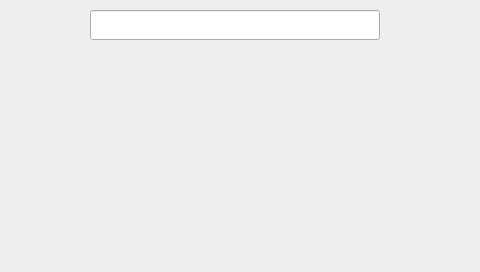
<ui version="4.0" >
 <class>T9InputDlg</class>
 <widget class="QDialog" name="T9InputDlg" >
  <property name="geometry" >
   <rect>
    <x>0</x>
    <y>0</y>
    <width>480</width>
    <height>272</height>
   </rect>
  </property>
  <property name="font" >
   <font>
    <family>Tahoma</family>
   </font>
  </property>
  <property name="windowTitle" >
   <string>Title</string>
  </property>
  <widget class="QLabel" name="lblStatusbar" >
   <property name="geometry" >
    <rect>
     <x>-1</x>
     <y>229</y>
     <width>320</width>
     <height>40</height>
    </rect>
   </property>
   <property name="text" >
    <string/>
   </property>
  </widget>
  <widget class="QLabel" name="label" >
   <property name="geometry" >
    <rect>
     <x>10</x>
     <y>220</y>
     <width>320</width>
     <height>40</height>
    </rect>
   </property>
   <property name="text" >
    <string/>
   </property>
   <property name="pixmap" >
    <pixmap resource="../sb3000.qrc" >:/images/res/bottom.png</pixmap>
   </property>
   <property name="scaledContents" >
    <bool>true</bool>
   </property>
  </widget>
  <widget class="QLabel" name="lblStatusText" >
   <property name="geometry" >
    <rect>
     <x>38</x>
     <y>220</y>
     <width>261</width>
     <height>41</height>
    </rect>
   </property>
  </widget>
  <widget class="QLabel" name="lblIcon" >
   <property name="enabled" >
    <bool>true</bool>
   </property>
   <property name="geometry" >
    <rect>
     <x>10</x>
     <y>230</y>
     <width>24</width>
     <height>24</height>
    </rect>
   </property>
   <property name="text" >
    <string/>
   </property>
   <property name="pixmap" >
    <pixmap resource="../sb3000.qrc" >:/images/res/t9-input.png</pixmap>
   </property>
  </widget>
  <widget class="QLabel" name="lblBackground" >
   <property name="geometry" >
    <rect>
     <x>0</x>
     <y>0</y>
     <width>480</width>
     <height>272</height>
    </rect>
   </property>
   <property name="text" >
    <string/>
   </property>
   <property name="pixmap" >
    <pixmap resource="../sb3000.qrc" >:/images/res/bg-inputbox.png</pixmap>
   </property>
   <property name="scaledContents" >
    <bool>true</bool>
   </property>
  </widget>
  <widget class="QLabel" name="lblInputText" >
   <property name="geometry" >
    <rect>
     <x>40</x>
     <y>40</y>
     <width>381</width>
     <height>30</height>
    </rect>
   </property>
   <property name="text" >
    <string/>
   </property>
  </widget>
  <widget class="QLabel" name="lbl0" >
   <property name="geometry" >
    <rect>
     <x>15</x>
     <y>87</y>
     <width>36</width>
     <height>37</height>
    </rect>
   </property>
   <property name="text" >
    <string/>
   </property>
   <property name="pixmap" >
    <pixmap resource="../sb3000.qrc" >:/images/res/inputABC-0.png</pixmap>
   </property>
  </widget>
  <widget class="QLabel" name="lbl1" >
   <property name="geometry" >
    <rect>
     <x>61</x>
     <y>87</y>
     <width>36</width>
     <height>37</height>
    </rect>
   </property>
   <property name="text" >
    <string/>
   </property>
   <property name="pixmap" >
    <pixmap resource="../sb3000.qrc" >:/images/res/inputABC-1.png</pixmap>
   </property>
  </widget>
  <widget class="QLabel" name="lbl2" >
   <property name="geometry" >
    <rect>
     <x>107</x>
     <y>87</y>
     <width>36</width>
     <height>37</height>
    </rect>
   </property>
   <property name="text" >
    <string/>
   </property>
   <property name="pixmap" >
    <pixmap resource="../sb3000.qrc" >:/images/res/inputABC-2.png</pixmap>
   </property>
  </widget>
  <widget class="QLabel" name="lbl3" >
   <property name="geometry" >
    <rect>
     <x>153</x>
     <y>87</y>
     <width>36</width>
     <height>37</height>
    </rect>
   </property>
   <property name="text" >
    <string/>
   </property>
   <property name="pixmap" >
    <pixmap resource="../sb3000.qrc" >:/images/res/inputABC-3.png</pixmap>
   </property>
  </widget>
  <widget class="QLabel" name="lbl4" >
   <property name="geometry" >
    <rect>
     <x>199</x>
     <y>87</y>
     <width>36</width>
     <height>37</height>
    </rect>
   </property>
   <property name="text" >
    <string/>
   </property>
   <property name="pixmap" >
    <pixmap resource="../sb3000.qrc" >:/images/res/inputABC-4.png</pixmap>
   </property>
  </widget>
  <widget class="QLabel" name="lbl5" >
   <property name="geometry" >
    <rect>
     <x>245</x>
     <y>87</y>
     <width>36</width>
     <height>37</height>
    </rect>
   </property>
   <property name="text" >
    <string/>
   </property>
   <property name="pixmap" >
    <pixmap resource="../sb3000.qrc" >:/images/res/inputABC-5.png</pixmap>
   </property>
  </widget>
  <widget class="QLabel" name="lbl6" >
   <property name="geometry" >
    <rect>
     <x>291</x>
     <y>87</y>
     <width>36</width>
     <height>37</height>
    </rect>
   </property>
   <property name="text" >
    <string/>
   </property>
   <property name="pixmap" >
    <pixmap resource="../sb3000.qrc" >:/images/res/inputABC-6.png</pixmap>
   </property>
  </widget>
  <widget class="QLabel" name="lbl7" >
   <property name="geometry" >
    <rect>
     <x>337</x>
     <y>87</y>
     <width>36</width>
     <height>37</height>
    </rect>
   </property>
   <property name="text" >
    <string/>
   </property>
   <property name="pixmap" >
    <pixmap resource="../sb3000.qrc" >:/images/res/inputABC-7.png</pixmap>
   </property>
  </widget>
  <widget class="QLabel" name="lbl8" >
   <property name="geometry" >
    <rect>
     <x>383</x>
     <y>87</y>
     <width>36</width>
     <height>37</height>
    </rect>
   </property>
   <property name="text" >
    <string/>
   </property>
   <property name="pixmap" >
    <pixmap resource="../sb3000.qrc" >:/images/res/inputABC-8.png</pixmap>
   </property>
  </widget>
  <widget class="QLabel" name="lbl9" >
   <property name="geometry" >
    <rect>
     <x>429</x>
     <y>87</y>
     <width>36</width>
     <height>37</height>
    </rect>
   </property>
   <property name="text" >
    <string/>
   </property>
   <property name="pixmap" >
    <pixmap resource="../sb3000.qrc" >:/images/res/inputABC-9.png</pixmap>
   </property>
  </widget>
  <widget class="QLabel" name="lbl10" >
   <property name="geometry" >
    <rect>
     <x>37</x>
     <y>134</y>
     <width>36</width>
     <height>37</height>
    </rect>
   </property>
   <property name="text" >
    <string/>
   </property>
   <property name="pixmap" >
    <pixmap resource="../sb3000.qrc" >:/images/res/inputABC-10.png</pixmap>
   </property>
  </widget>
  <widget class="QLabel" name="lbl11" >
   <property name="geometry" >
    <rect>
     <x>83</x>
     <y>134</y>
     <width>36</width>
     <height>37</height>
    </rect>
   </property>
   <property name="text" >
    <string/>
   </property>
   <property name="pixmap" >
    <pixmap resource="../sb3000.qrc" >:/images/res/inputABC-11.png</pixmap>
   </property>
  </widget>
  <widget class="QLabel" name="lbl12" >
   <property name="geometry" >
    <rect>
     <x>129</x>
     <y>134</y>
     <width>36</width>
     <height>37</height>
    </rect>
   </property>
   <property name="text" >
    <string/>
   </property>
   <property name="pixmap" >
    <pixmap resource="../sb3000.qrc" >:/images/res/inputABC-12.png</pixmap>
   </property>
  </widget>
  <widget class="QLabel" name="lbl13" >
   <property name="geometry" >
    <rect>
     <x>175</x>
     <y>134</y>
     <width>36</width>
     <height>37</height>
    </rect>
   </property>
   <property name="text" >
    <string/>
   </property>
   <property name="pixmap" >
    <pixmap resource="../sb3000.qrc" >:/images/res/inputABC-13.png</pixmap>
   </property>
  </widget>
  <widget class="QLabel" name="lbl14" >
   <property name="geometry" >
    <rect>
     <x>221</x>
     <y>134</y>
     <width>36</width>
     <height>37</height>
    </rect>
   </property>
   <property name="text" >
    <string/>
   </property>
   <property name="pixmap" >
    <pixmap resource="../sb3000.qrc" >:/images/res/inputABC-14.png</pixmap>
   </property>
  </widget>
  <widget class="QLabel" name="lbl15" >
   <property name="geometry" >
    <rect>
     <x>267</x>
     <y>134</y>
     <width>36</width>
     <height>37</height>
    </rect>
   </property>
   <property name="text" >
    <string/>
   </property>
   <property name="pixmap" >
    <pixmap resource="../sb3000.qrc" >:/images/res/inputABC-15.png</pixmap>
   </property>
  </widget>
  <widget class="QLabel" name="lbl16" >
   <property name="geometry" >
    <rect>
     <x>313</x>
     <y>134</y>
     <width>36</width>
     <height>37</height>
    </rect>
   </property>
   <property name="text" >
    <string/>
   </property>
   <property name="pixmap" >
    <pixmap resource="../sb3000.qrc" >:/images/res/inputABC-16.png</pixmap>
   </property>
  </widget>
  <widget class="QLabel" name="lbl17" >
   <property name="geometry" >
    <rect>
     <x>359</x>
     <y>134</y>
     <width>36</width>
     <height>37</height>
    </rect>
   </property>
   <property name="text" >
    <string/>
   </property>
   <property name="pixmap" >
    <pixmap resource="../sb3000.qrc" >:/images/res/inputABC-17.png</pixmap>
   </property>
  </widget>
  <widget class="QLabel" name="lbl18" >
   <property name="geometry" >
    <rect>
     <x>405</x>
     <y>134</y>
     <width>36</width>
     <height>37</height>
    </rect>
   </property>
   <property name="text" >
    <string/>
   </property>
   <property name="pixmap" >
    <pixmap resource="../sb3000.qrc" >:/images/res/inputABC-18.png</pixmap>
   </property>
  </widget>
  <widget class="QLabel" name="lbl19" >
   <property name="geometry" >
    <rect>
     <x>84</x>
     <y>181</y>
     <width>36</width>
     <height>37</height>
    </rect>
   </property>
   <property name="text" >
    <string/>
   </property>
   <property name="pixmap" >
    <pixmap resource="../sb3000.qrc" >:/images/res/inputABC-19.png</pixmap>
   </property>
  </widget>
  <widget class="QLabel" name="lbl20" >
   <property name="geometry" >
    <rect>
     <x>130</x>
     <y>181</y>
     <width>36</width>
     <height>37</height>
    </rect>
   </property>
   <property name="text" >
    <string/>
   </property>
   <property name="pixmap" >
    <pixmap resource="../sb3000.qrc" >:/images/res/inputABC-20.png</pixmap>
   </property>
  </widget>
  <widget class="QLabel" name="lbl21" >
   <property name="geometry" >
    <rect>
     <x>176</x>
     <y>181</y>
     <width>36</width>
     <height>37</height>
    </rect>
   </property>
   <property name="text" >
    <string/>
   </property>
   <property name="pixmap" >
    <pixmap resource="../sb3000.qrc" >:/images/res/inputABC-21.png</pixmap>
   </property>
  </widget>
  <widget class="QLabel" name="lbl22" >
   <property name="geometry" >
    <rect>
     <x>222</x>
     <y>181</y>
     <width>36</width>
     <height>37</height>
    </rect>
   </property>
   <property name="text" >
    <string/>
   </property>
   <property name="pixmap" >
    <pixmap resource="../sb3000.qrc" >:/images/res/inputABC-22.png</pixmap>
   </property>
  </widget>
  <widget class="QLabel" name="lbl23" >
   <property name="geometry" >
    <rect>
     <x>268</x>
     <y>181</y>
     <width>36</width>
     <height>37</height>
    </rect>
   </property>
   <property name="text" >
    <string/>
   </property>
   <property name="pixmap" >
    <pixmap resource="../sb3000.qrc" >:/images/res/inputABC-23.png</pixmap>
   </property>
  </widget>
  <widget class="QLabel" name="lbl24" >
   <property name="geometry" >
    <rect>
     <x>314</x>
     <y>181</y>
     <width>36</width>
     <height>37</height>
    </rect>
   </property>
   <property name="text" >
    <string/>
   </property>
   <property name="pixmap" >
    <pixmap resource="../sb3000.qrc" >:/images/res/inputABC-24.png</pixmap>
   </property>
  </widget>
  <widget class="QLabel" name="lbl25" >
   <property name="geometry" >
    <rect>
     <x>360</x>
     <y>181</y>
     <width>36</width>
     <height>37</height>
    </rect>
   </property>
   <property name="text" >
    <string/>
   </property>
   <property name="pixmap" >
    <pixmap resource="../sb3000.qrc" >:/images/res/inputABC-25.png</pixmap>
   </property>
  </widget>
  <widget class="QLabel" name="lbl26" >
   <property name="geometry" >
    <rect>
     <x>130</x>
     <y>228</y>
     <width>36</width>
     <height>37</height>
    </rect>
   </property>
   <property name="text" >
    <string/>
   </property>
   <property name="pixmap" >
    <pixmap resource="../sb3000.qrc" >:/images/res/inputABC-26.png</pixmap>
   </property>
  </widget>
  <widget class="QLabel" name="lbl27" >
   <property name="geometry" >
    <rect>
     <x>176</x>
     <y>228</y>
     <width>36</width>
     <height>37</height>
    </rect>
   </property>
   <property name="text" >
    <string/>
   </property>
   <property name="pixmap" >
    <pixmap resource="../sb3000.qrc" >:/images/res/inputABC-27.png</pixmap>
   </property>
  </widget>
  <widget class="QLabel" name="lbl28" >
   <property name="geometry" >
    <rect>
     <x>222</x>
     <y>228</y>
     <width>36</width>
     <height>37</height>
    </rect>
   </property>
   <property name="text" >
    <string/>
   </property>
   <property name="pixmap" >
    <pixmap resource="../sb3000.qrc" >:/images/res/inputABC-28.png</pixmap>
   </property>
  </widget>
  <widget class="QLabel" name="lbl29" >
   <property name="geometry" >
    <rect>
     <x>268</x>
     <y>228</y>
     <width>36</width>
     <height>37</height>
    </rect>
   </property>
   <property name="text" >
    <string/>
   </property>
   <property name="pixmap" >
    <pixmap resource="../sb3000.qrc" >:/images/res/inputABC-29.png</pixmap>
   </property>
  </widget>
  <widget class="QLabel" name="lbl30" >
   <property name="geometry" >
    <rect>
     <x>314</x>
     <y>228</y>
     <width>36</width>
     <height>37</height>
    </rect>
   </property>
   <property name="text" >
    <string/>
   </property>
   <property name="pixmap" >
    <pixmap resource="../sb3000.qrc" >:/images/res/inputABC-30.png</pixmap>
   </property>
  </widget>
  <widget class="QLineEdit" name="txtName" >
   <property name="geometry" >
    <rect>
     <x>90</x>
     <y>10</y>
     <width>290</width>
     <height>30</height>
    </rect>
   </property>
   <property name="maxLength" >
    <number>8</number>
   </property>
  </widget>
  <widget class="QLabel" name="lblUp" >
   <property name="geometry" >
    <rect>
     <x>380</x>
     <y>50</y>
     <width>29</width>
     <height>29</height>
    </rect>
   </property>
   <property name="text" >
    <string/>
   </property>
   <property name="pixmap" >
    <pixmap resource="../sb3000.qrc" >:/images/res/inputABC-up.png</pixmap>
   </property>
  </widget>
  <widget class="QLabel" name="lblDown" >
   <property name="geometry" >
    <rect>
     <x>430</x>
     <y>50</y>
     <width>29</width>
     <height>29</height>
    </rect>
   </property>
   <property name="text" >
    <string/>
   </property>
   <property name="pixmap" >
    <pixmap resource="../sb3000.qrc" >:/images/res/inputABC-down.png</pixmap>
   </property>
  </widget>
 </widget>
 <resources>
  <include location="../sb3000.qrc" />
 </resources>
 <connections/>
</ui>
